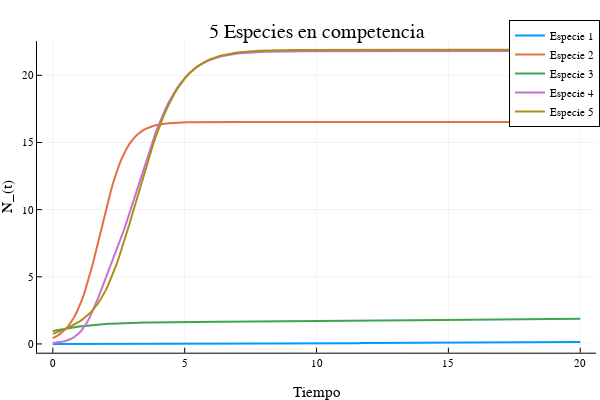

The notebook cell saved with this chart:
### Code cell
plot(t,sol5[:,1],label ="Especie 1",w=2,
    title = "5 Especies en competencia",
    xlabel = "Tiempo",
    ylabel = "N_(t)"
)
plot!(t,sol5[:,2],label ="Especie 2",w=2)
plot!(t,sol5[:,3],label ="Especie 3",w=2)
plot!(t,sol5[:,4],label ="Especie 4",w=2)
plot!(t,sol5[:,5],label ="Especie 5",w=2)

### Figure 1 — Plotly figure (JSON) as saved in the notebook; plotly's stock layout.template omitted (floating-point values rounded to 4 significant figures; data arrays with more than 128 entries replaced by an {"elided": "..."} marker saying what was removed)
{"data": [{"colorbar": {"len": 0.8657, "title": "", "x": 0.9934, "y": 0.5087}, "legendgroup": "Especie 1", "line": {"color": "rgba(0, 154, 250, 1.000)", "dash": "solid", "shape": "linear", "width": 2}, "mode": "lines", "name": "Especie 1", "showlegend": true, "type": "scatter", "x": {"elided": "201 float values"}, "xaxis": "x", "y": {"elided": "201 float values"}, "yaxis": "y", "zmax": null, "zmin": null}, {"colorbar": {"len": 0.8657, "title": "", "x": 0.9934, "y": 0.5087}, "legendgroup": "Especie 2", "line": {"color": "rgba(227, 111, 71, 1.000)", "dash": "solid", "shape": "linear", "width": 2}, "mode": "lines", "name": "Especie 2", "showlegend": true, "type": "scatter", "x": {"elided": "201 float values"}, "xaxis": "x", "y": {"elided": "201 float values"}, "yaxis": "y", "zmax": null, "zmin": null}, {"colorbar": {"len": 0.8657, "title": "", "x": 0.9934, "y": 0.5087}, "legendgroup": "Especie 3", "line": {"color": "rgba(62, 164, 78, 1.000)", "dash": "solid", "shape": "linear", "width": 2}, "mode": "lines", "name": "Especie 3", "showlegend": true, "type": "scatter", "x": {"elided": "201 float values"}, "xaxis": "x", "y": {"elided": "201 float values"}, "yaxis": "y", "zmax": null, "zmin": null}, {"colorbar": {"len": 0.8657, "title": "", "x": 0.9934, "y": 0.5087}, "legendgroup": "Especie 4", "line": {"color": "rgba(195, 113, 210, 1.000)", "dash": "solid", "shape": "linear", "width": 2}, "mode": "lines", "name": "Especie 4", "showlegend": true, "type": "scatter", "x": {"elided": "201 float values"}, "xaxis": "x", "y": {"elided": "201 float values"}, "yaxis": "y", "zmax": null, "zmin": null}, {"colorbar": {"len": 0.8657, "title": "", "x": 0.9934, "y": 0.5087}, "legendgroup": "Especie 5", "line": {"color": "rgba(172, 142, 24, 1.000)", "dash": "solid", "shape": "linear", "width": 2}, "mode": "lines", "name": "Especie 5", "showlegend": true, "type": "scatter", "x": {"elided": "201 float values"}, "xaxis": "x", "y": {"elided": "201 float values"}, "yaxis": "y", "zmax": null, "zmin": null}], "layout": {"annotations": [{"font": {"color": "rgba(0, 0, 0, 1.000)", "family": "sans-serif", "size": 20}, "rotation": 0, "showarrow": false, "text": "5 Especies en competencia", "x": 0.5275, "xanchor": "center", "xref": "paper", "y": 1, "yanchor": "top", "yref": "paper"}], "height": 400, "legend": {"bgcolor": "rgba(255, 255, 255, 1.000)", "bordercolor": "rgba(0, 0, 0, 1.000)", "borderwidth": 1, "font": {"color": "rgba(0, 0, 0, 1.000)", "family": "sans-serif", "size": 11}, "title": {"font": {"color": "rgba(0, 0, 0, 1.000)", "family": "sans-serif", "size": 15}, "text": ""}, "tracegroupgap": 0, "traceorder": "normal", "x": 1, "xanchor": "auto", "y": 1, "yanchor": "auto"}, "margin": {"b": 20, "l": 0, "r": 0, "t": 20}, "paper_bgcolor": "rgba(255, 255, 255, 1.000)", "plot_bgcolor": "rgba(255, 255, 255, 1.000)", "showlegend": true, "width": 600, "xaxis": {"anchor": "y", "domain": [0.06165, 0.9934], "gridcolor": "rgba(0, 0, 0, 0.100)", "gridwidth": 0.5, "linecolor": "rgba(0, 0, 0, 1.000)", "mirror": false, "range": [-0.6, 20.6], "showgrid": true, "showline": true, "showticklabels": true, "tickangle": 0, "tickcolor": "rgb(0, 0, 0)", "tickfont": {"color": "rgba(0, 0, 0, 1.000)", "family": "sans-serif", "size": 11}, "tickmode": "array", "ticks": "inside", "ticktext": ["0", "5", "10", "15", "20"], "tickvals": [0, 5, 10, 15, 20], "title": "Tiempo", "titlefont": {"color": "rgba(0, 0, 0, 1.000)", "family": "sans-serif", "size": 15}, "type": "-", "visible": true, "zeroline": false, "zerolinecolor": "rgba(0, 0, 0, 1.000)"}, "yaxis": {"anchor": "x", "domain": [0.07581, 0.9415], "gridcolor": "rgba(0, 0, 0, 0.100)", "gridwidth": 0.5, "linecolor": "rgba(0, 0, 0, 1.000)", "mirror": false, "range": [-0.6529, 22.56], "showgrid": true, "showline": true, "showticklabels": true, "tickangle": 0, "tickcolor": "rgb(0, 0, 0)", "tickfont": {"color": "rgba(0, 0, 0, 1.000)", "family": "sans-serif", "size": 11}, "tickmode": "array", "ticks": "inside", "ticktext": ["0", "5", "10", "15", "20"], "tickvals": [0, 5, 10, 15, 20], "title": "N_(t)", "titlefont": {"color": "rgba(0, 0, 0, 1.000)", "family": "sans-serif", "size": 15}, "type": "-", "visible": true, "zeroline": false, "zerolinecolor": "rgba(0, 0, 0, 1.000)"}}}
